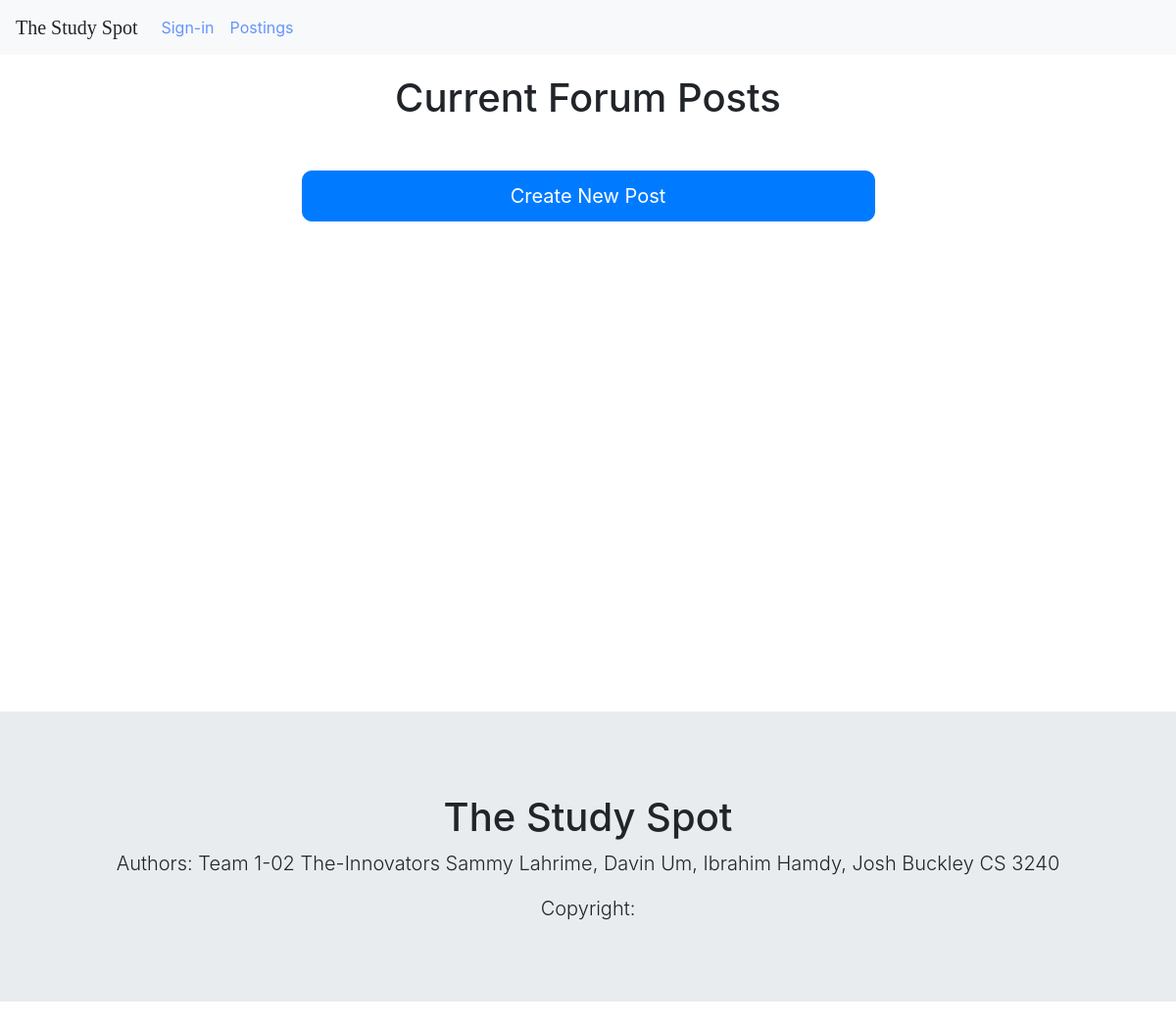
/post/, run on an earlier commit of the app's database.
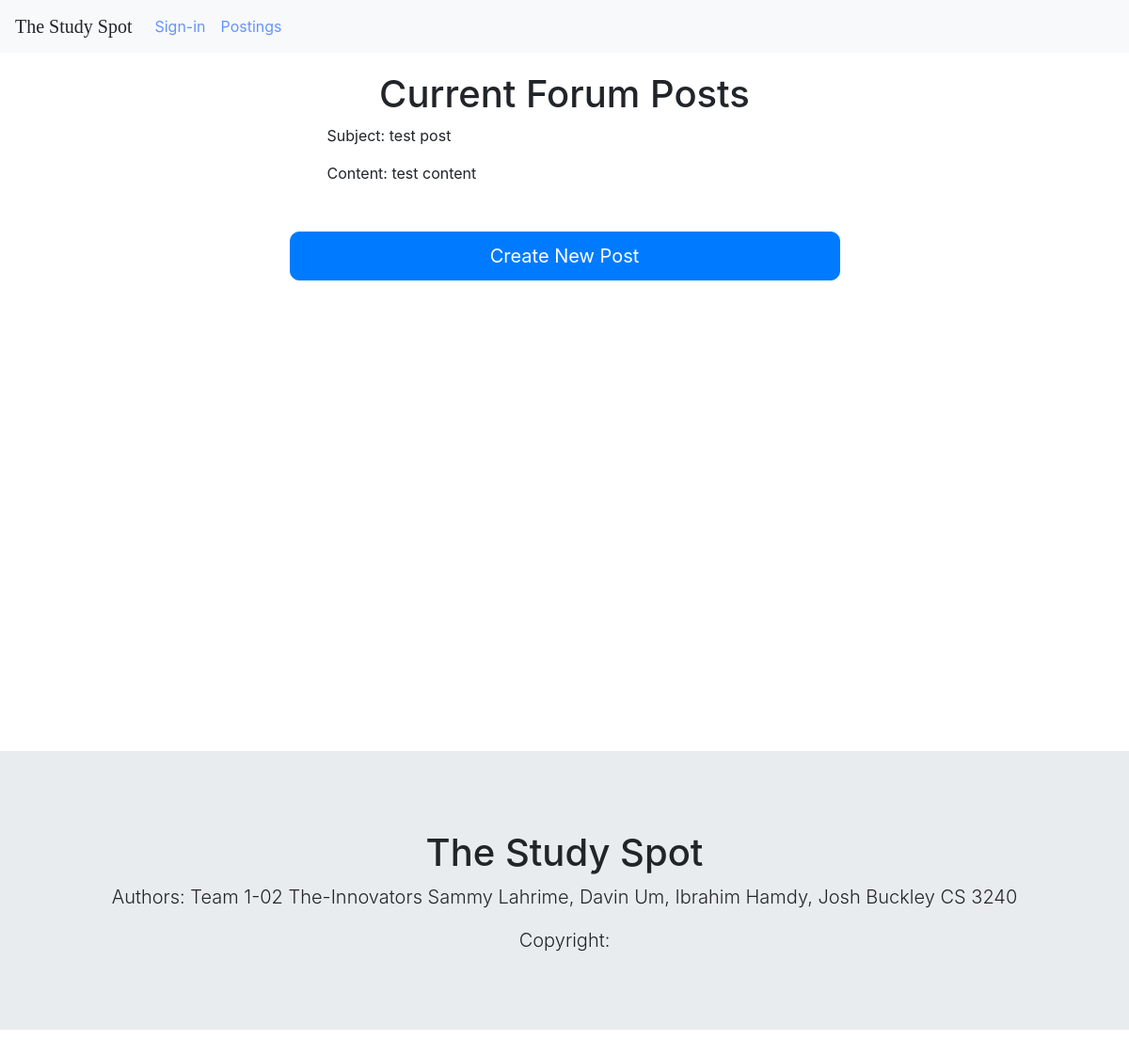
And on a later commit of the database.
### StudyForum/models.py (models this page shows)
class Post(models.Model):
    username = models.CharField(max_length = 12)
    subject = models.CharField(max_length = 50)
    category = models.CharField(max_length = 20)
    content = models.CharField(max_length = 100)

### StudyForum/views.py (the view)
# urls.py: path('post/', views.post, name = 'post'),
def post(request):
    post_list = Post.objects.all()
    context = {'post_list': post_list}
    return render(request, 'studyforum/postings.html',context)

### StudyForum/templates/studyforum/postings.html
{% extends './global_template.html' %}
{% block content %}
<div class = "row">
    <div class = "col-md-3"></div>
        <div class = "col-md-6">
  <h1>Current Forum Posts</h1>
    <ul>
        {% for post in post_list %}
        <p>Subject: {{post.subject}} </p>
        <p>Content: {{post.content}}</p>
        {% endfor %}
    </ul>
    <form>
    <button formaction="{% url 'studyforum:postsubmit' %}" class = "btn btn-block btn-primary big-button">Create New Post</button>
    </form>
    </div>
    <div class = "col-md-3"></div>
</div>
    {% endblock%}

What changed in the data, as far as the page shows it:
added Post: subject "test post", content "test content"
